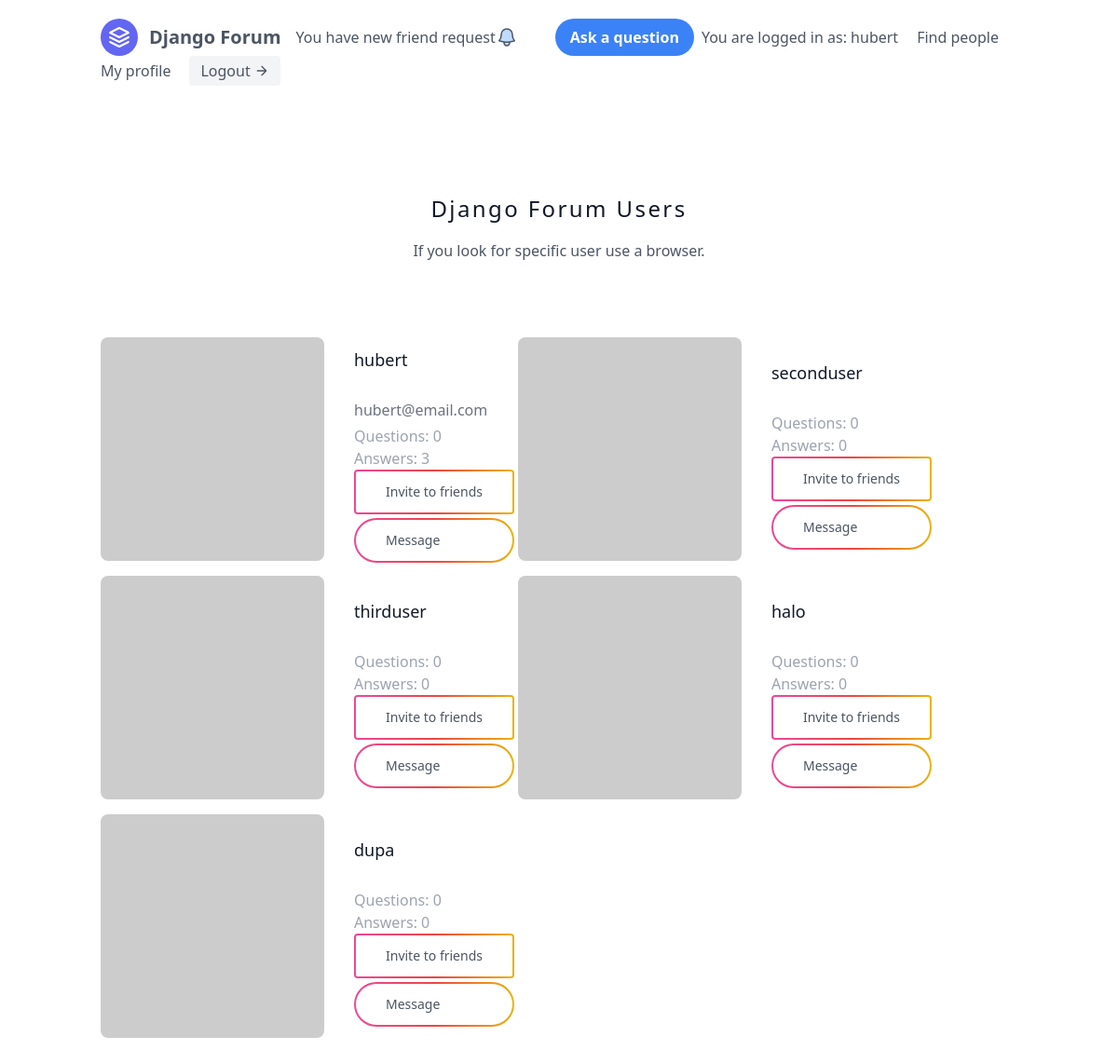
/forum/find_people/ (signed in), run on an earlier commit of the app's database.
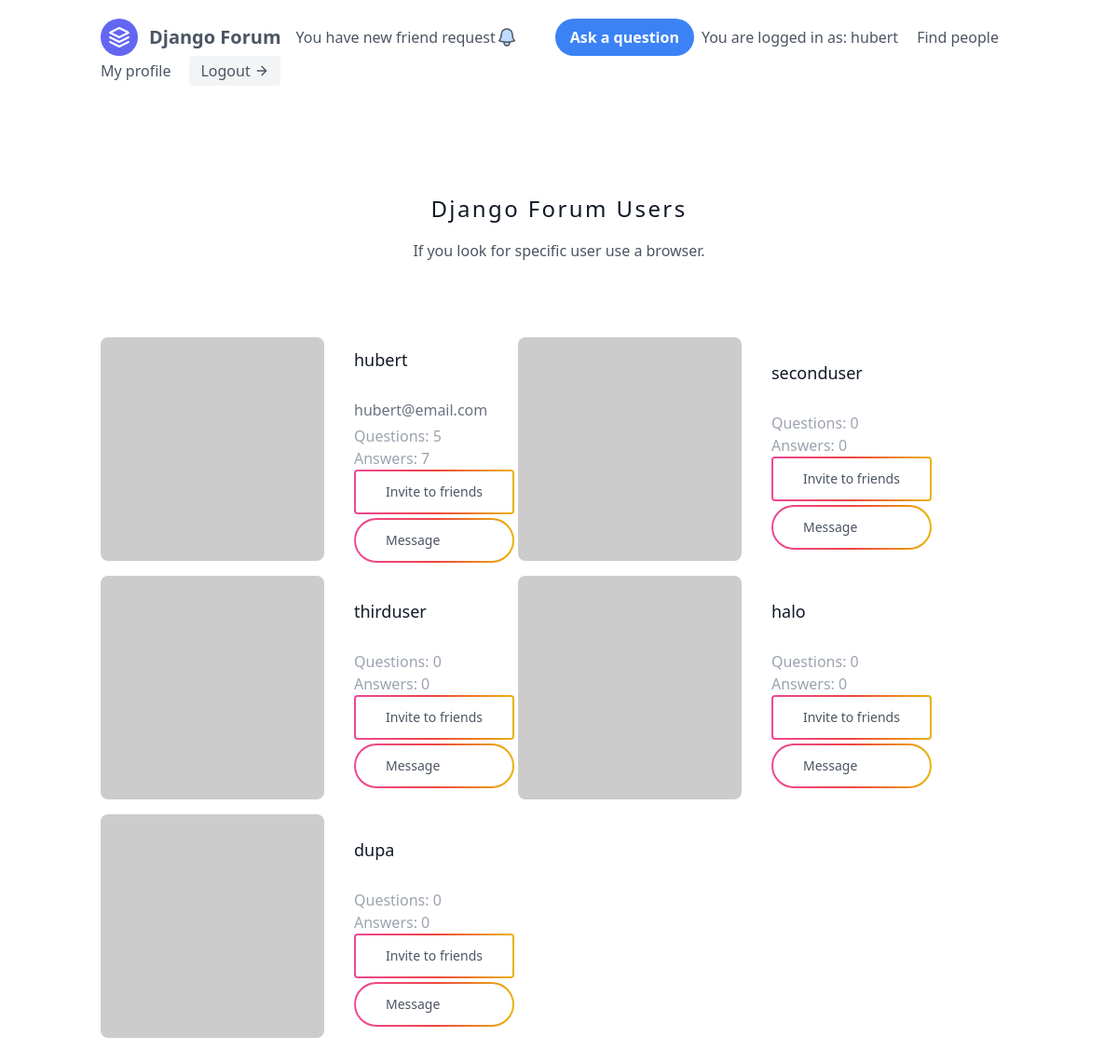
And on a later commit of the database.
### forum/models.py (models this page shows)
class User(AbstractUser):
    friends = models.ManyToManyField("User", blank=True)
    short_about_me = models.CharField(max_length=20, blank=True, null=True)
    number_of_questions = models.IntegerField(default=0)
    number_of_answers = models.IntegerField(default=0)
    description = models.CharField(max_length=1000, blank=True, null=True)

### forum/views.py (the view)
# urls.py: path('find_people/', views.FindPeopleView.as_view(), name='find_people'),
class FindPeopleView(TemplateView):
    template_name = "forum/find_people_page.html"
    def get_context_data(self, **kwargs):
        context = super().get_context_data(**kwargs)
        context['all_users'] = User.objects.all()
        context['all_friend_requests'] = Friend_Request.objects.filter(to_user=self.request.user)
        return context

### forum/templates/forum/find_people_page.html
{% extends "header.html" %}
{% block content %}
  <section class="text-gray-600 body-font">
    <div class="container px-5 py-24 mx-auto">
      <div class="flex flex-col text-center w-full mb-20">
        <h1 class="text-2xl font-medium title-font mb-4 text-gray-900 tracking-widest">Django Forum Users</h1>
        <p class="lg:w-2/3 mx-auto leading-relaxed text-base">If you look for specific user use a browser.</p>
      </div>
      <div class="flex flex-wrap">
            {% for user in all_users %}
          <div class="h-full flex sm:flex-row flex-col items-center sm:justify-start justify-center text-center sm:text-left">
            <img alt="team" class="flex-shrink-0 rounded-lg w-60 h-60 object-cover object-center sm:mb-4 mb-4" src="https://dummyimage.com/200x200">
            <div class="flex-grow sm:pl-8">
              <h2 class="title-font font-medium text-lg text-gray-900 mr-4">{{user.username}}</h2>
              {% if user.short_about_me != none%}
                <h3 class="text-gray-500 mb-1">{{user.short_about_me}}</h3>
                <h3 class="text-gray-500 mb-1 mr-4">{{user.email}}</h3>
                <h1 class="text-gray-400 mb-0.1 mr-4">Questions: {{user.number_of_questions}}</h1>
                <h1 class="text-gray-400 mb-0.1 mr-4">Answers: {{user.number_of_answers}}</h1>
                <span class="flex flex-col">
                    <a href="{% url 'forum:send_friend_request' user.id %}" class="inline-block p-[2px] rounded bg-gradient-to-r from-pink-500 via-red-500 to-yellow-500 hover:text-white active:text-opacity-75 focus:outline-none focus:ring mb-1 mr-1">
                        <span class="block px-8 py-3 text-sm font-medium bg-white rounded-sm hover:bg-transparent">
                        Invite to friends
                        </span>
                    </a>
                    <a class="inline-block p-[2px] rounded-full bg-gradient-to-r from-pink-500 via-red-500 to-yellow-500 hover:text-white active:text-opacity-75 focus:outline-none focus:ring mb-1 mr-1">
                        <span class="block px-8 py-3 text-sm font-medium bg-white rounded-full hover:bg-transparent">
                        Message
                        </span>
                    </a>
                </span>
              {% else %}
                <h3 class="text-gray-500 mb-1 mr-4 mt-7">{{user.email}}</h3>
                <h1 class="text-gray-400 mb-0.1 mr-4">Questions: {{user.number_of_questions}}</h1>
                <h1 class="text-gray-400 mb-0.1 mr-4">Answers: {{user.number_of_answers}}</h1>
                <span class="flex flex-col">
                    <a href="{% url 'forum:send_friend_request' user.id %}" class="inline-block p-[2px] rounded bg-gradient-to-r from-pink-500 via-red-500 to-yellow-500 hover:text-white active:text-opacity-75 focus:outline-none focus:ring mb-1 mr-1">
                        <span class="block px-8 py-3 text-sm font-medium bg-white rounded-sm hover:bg-transparent">
                        Invite to friends
                        </span>
                    </a>
                    <a class="inline-block p-[2px] rounded-full bg-gradient-to-r from-pink-500 via-red-500 to-yellow-500 hover:text-white active:text-opacity-75 focus:outline-none focus:ring mb-1 mr-1">
                        <span class="block px-8 py-3 text-sm font-medium bg-white rounded-full hover:bg-transparent">
                        Message
                        </span>
                    </a>
                </span>
                {% endif %}
              </div>
            </div>
            {% endfor %}
    </div>
  </section>
{% endblock content %}

### forum/templates/header.html (shortened to what this page needs)
<!DOCTYPE html>
<html>
    <head>
        <link rel="stylesheet" href="">
        <script src="https://cdn.tailwindcss.com"></script>
    </head>
    <body>
        <header class="text-gray-600 body-font">
            <div class="container mx-auto flex flex-wrap p-5 flex-col md:flex-row items-center">
              <a class="flex title-font font-medium items-center text-gray-900 mb-4 md:mb-0">
                <svg xmlns="http://www.w3.org/2000/svg" fill="none" stroke="currentColor" stroke-linecap="round" stroke-linejoin="round" stroke-width="2" class="w-10 h-10 text-white p-2 bg-indigo-500 rounded-full" viewBox="0 0 24 24">
                  <path d="M12 2L2 7l10 5 10-5-10-5zM2 17l10 5 10-5M2 12l10 5 10-5"></path>
                </svg>
                <a href="/forum" class="ml-3 text-xl font-bold">Django Forum</a>
              </a>
              <nav class="md:ml-auto flex flex-wrap items-center text-base justify-center">
                <a class=" hover:text-gray-900">You have new friend request</a>
                <a href="{% url 'forum:create_post' %}" class="bg-blue-500 hover:bg-blue-700 text-white font-bold py-2 px-4 rounded-full mr-2 ml-10">
                  Ask a question
              </a>
                {% if request.user.is_authenticated %}
                  <a class="mr-5 hover:text-gray-900">You are logged in as: {{request.user}}</a>
                  <a class="mr-5 hover:text-gray-900" href="{% url 'forum:find_people' %}" class="ml-3 text-xl">Find people</a>
                {% endif %}
              </nav>
              {% if request.user.is_authenticated %}
                <a class="mr-5 hover:text-gray-900" href="{% url 'forum:my_profile' request.user.pk %}" class="ml-3 text-xl">My profile</a>
                <button onclick="location.href='/forum/logout' "class="inline-flex items-center bg-gray-100 border-0 py-1 px-3 focus:outline-none hover:bg-gray-200 rounded text-base mt-4 md:mt-0">Logout
                  <svg fill="none" stroke="currentColor" stroke-linecap="round" stroke-linejoin="round" stroke-width="2" class="w-4 h-4 ml-1" viewBox="0 0 24 24">
                    <path d="M5 12h14M12 5l7 7-7 7"></path>
                  </svg>
                </button>
              {% endif %}
            </div>
        </header>
        {% block content %}
        {% endblock content %}
    </body>
</html>

What changed in the data, as far as the page shows it:
changed User "hubert": number_of_questions "0" → "5"; number_of_answers "3" → "7"
